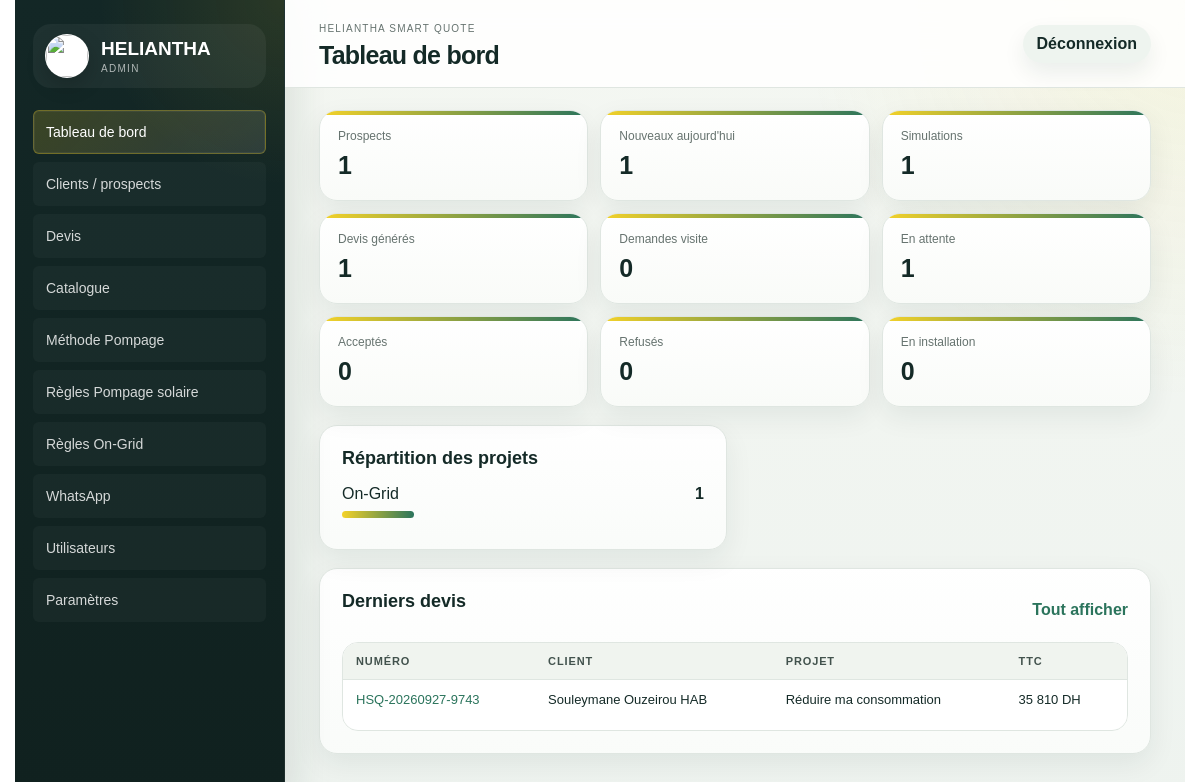
Page /admin/ (signed in) on the committed database.
### tables this page shows
CREATE TABLE quote_requests (
    id INTEGER PRIMARY KEY AUTOINCREMENT,
    quote_number TEXT NOT NULL UNIQUE,
    project TEXT NOT NULL,
    customer_name TEXT,
    phone TEXT,
    email TEXT,
    location TEXT,
    request_json TEXT NOT NULL,
    result_json TEXT NOT NULL,
    status TEXT NOT NULL DEFAULT 'Nouveau',
    created_at TEXT NOT NULL DEFAULT CURRENT_TIMESTAMP
, company TEXT, city TEXT, solution_name TEXT, amount_ht REAL, amount_ttc REAL, confidence INTEGER, reliability_json TEXT, calculation_detail_json TEXT, financial_breakdown_json TEXT, selected_equipment_json TEXT, calculator_versions_json TEXT, technical_parameters_json TEXT, quote_snapshot_json TEXT, technical_reference_json TEXT, bom_json TEXT, technical_configuration_json TEXT, compatibility_json TEXT, product_selections_json TEXT, selected_offer_level TEXT, updated_at TEXT);

### app/routes.py (the view)
@bp.get("/admin/")
def admin_dashboard():
    return render_template(
        "admin/dashboard.html",
        stats=dashboard_stats(),
        project_labels=PROJECT_LABELS,
        statuses=QUOTE_STATUSES,
    )

### app/db.py (called while the page is built)
def get_db():
    if "db" not in g:
        g.db = sqlite3.connect(current_app.config["DATABASE"])
        g.db.row_factory = sqlite3.Row
    return g.db

def ensure_schema(db=None):
    db = db or get_db()
    db.executescript(SCHEMA)
    _migrate_quote_requests(db)
    _migrate_products(db)
    _migrate_pump_curve_points(db)
    _migrate_calculation_parameters(db)
    _migrate_pumping_solar_rules(db)
    _migrate_public_tracking(db)
    _migrate_users(db)
    _seed_defaults(db)
    db.commit()

def _migrate_quote_requests(db):
    existing = {row["name"] for row in db.execute("PRAGMA table_info(quote_requests)").fetchall()}
    for column, column_type in QUOTE_COLUMNS.items():
        if column not in existing:
            db.execute(f"ALTER TABLE quote_requests ADD COLUMN {column} {column_type}")

def _migrate_products(db):
    existing = {row["name"] for row in db.execute("PRAGMA table_info(products)").fetchall()}
    for column, column_type in PRODUCT_COLUMNS.items():
        if column not in existing:
            db.execute(f"ALTER TABLE products ADD COLUMN {column} {column_type}")
    db.execute(
        """CREATE INDEX IF NOT EXISTS idx_products_catalog_lookup
        ON products(active, category, brand, stock, priority)"""
    )

def _migrate_pump_curve_points(db):
    db.execute(
        """CREATE INDEX IF NOT EXISTS idx_pump_curve_points_lookup
        ON pump_curve_points(pump_id, flow_m3_h)"""
    )

def _migrate_calculation_parameters(db):
    existing = {row["name"] for row in db.execute("PRAGMA table_info(calculation_parameters)").fetchall()}
    for column, column_type in CALCULATION_PARAMETER_COLUMNS.items():
        if column not in existing:
            db.execute(f"ALTER TABLE calculation_parameters ADD COLUMN {column} {column_type}")

def _migrate_pumping_solar_rules(db):
    existing = {row["name"] for row in db.execute("PRAGMA table_info(pumping_solar_rules)").fetchall()}
    for column, column_type in PUMPING_SOLAR_RULE_COLUMNS.items():
        if column not in existing:
            db.execute(f"ALTER TABLE pumping_solar_rules ADD COLUMN {column} {column_type}")
    db.execute(
        """CREATE INDEX IF NOT EXISTS idx_pumping_solar_rules_lookup
        ON pumping_solar_rules(active, rule_type, pump_cv, panel_power_w, drive_power_kw, phase, sort_order)"""
    )

def dumps(value):
    return json.dumps(value, ensure_ascii=False)

### templates/admin/dashboard.html (shortened to what this page needs)
{% extends "admin/base.html" %}
{% block page_title %}Tableau de bord{% endblock %}
{% block content %}
<section class="stat-grid">
  <article><small>Prospects</small><b>{{ stats.total_prospects }}</b></article>
  <article><small>Nouveaux aujourd'hui</small><b>{{ stats.new_today }}</b></article>
  <article><small>Simulations</small><b>{{ stats.simulations }}</b></article>
  <article><small>Devis générés</small><b>{{ stats.quotes_generated }}</b></article>
  <article><small>Demandes visite</small><b>{{ stats.visit_requests }}</b></article>
  <article><small>En attente</small><b>{{ stats.pending_quotes }}</b></article>
  <article><small>Acceptés</small><b>{{ stats.accepted_quotes }}</b></article>
  <article><small>Refusés</small><b>{{ stats.refused_quotes }}</b></article>
  <article><small>En installation</small><b>{{ stats.installing_projects }}</b></article>
</section>
<section class="admin-grid two">
  <article class="panel">
    <h2>Répartition des projets</h2>
    <div class="bars">
      {% for item in stats.project_breakdown %}
      <div><span>{{ item.label }}</span><b>{{ item.count }}</b><i style="width: {{ item.count * 20 if item.count < 5 else 100 }}%"></i></div>
      {% else %}<p class="muted">Aucune simulation pour le moment.</p>{% endfor %}
    </div>
  </article>
</section>
<section class="panel">
  <div class="panel-head"><h2>Derniers devis</h2><a class="text-button" href="{{ url_for('main.admin_quotes') }}">Tout afficher</a></div>
  <div class="table-wrap">
    <table>
      <thead><tr><th>Numéro</th><th>Client</th><th>Projet</th><th>TTC</th><th>Statut</th></tr></thead>
      <tbody>
        {% for q in stats.latest_quotes %}
        <tr>
          <td><a href="{{ url_for('main.admin_quote_detail', quote_id=q.id) }}">{{ q.quote_number }}</a></td>
          <td>{{ q.customer_name or "-" }}</td>
          <td>{{ project_labels.get(q.project, q.project) }}</td>
          <td>{{ "{:,.0f}".format(q.amount_ttc or 0).replace(",", " ") }} DH</td>
          <td><span class="status">{{ q.status }}</span></td>
        </tr>
        {% else %}<tr><td colspan="5">Aucun devis enregistré.</td></tr>{% endfor %}
      </tbody>
    </table>
  </div>
</section>
{% endblock %}

### static/css/admin.css (style rules this page uses)
:root { --ink:#142a27;--muted:#66736f;--line:#dfe6e1;--paper:#f6f7f1;--white:#fff;--yellow:#f4d229;--green:#164b3d;--green2:#2b745c;--blue:#e3f0f5;--danger:#b42318;--warn:#9a6700;--shadow:0 18px 50px rgba(17,45,38,.12) }
html { scroll-behavior:smooth;overscroll-behavior-y:none;scrollbar-gutter:stable both-edges }
* { box-sizing:border-box }
body { margin:0;color:var(--ink);font-family:Arial,Helvetica,sans-serif;background:var(--paper);overflow-x:clip;min-width:320px }
a { color:var(--green2);text-decoration:none }
main,section,article,aside,header,footer,nav,form { min-width:0 }
.admin-app { display:grid;grid-template-columns:270px 1fr;min-height:100vh }
.stat-grid { display:grid;grid-template-columns:repeat(3,minmax(0,1fr));gap:12px;margin-bottom:18px }
.stat-grid article,.panel { background:white;border:1px solid var(--line);border-radius:8px;box-shadow:0 4px 14px rgba(17,45,38,.04) }
.stat-grid article { padding:18px }
.stat-grid small { display:block;color:var(--muted);font-size:12px }
.stat-grid b { display:block;margin-top:8px;font-size:25px }
.panel { padding:20px;margin-bottom:18px }
.panel h2 { font-size:18px;margin:0 0 16px }
.panel-head { display:flex;align-items:center;justify-content:space-between;gap:15px }
.admin-grid { display:grid;gap:18px }
.admin-grid.two { grid-template-columns:1fr 1fr }
.table-wrap { overflow:auto;border:1px solid var(--line);border-radius:7px;-webkit-overflow-scrolling:touch;overscroll-behavior:contain }
table { width:100%;border-collapse:collapse;min-width:820px;background:white }
th,td { padding:12px 13px;border-bottom:1px solid var(--line);text-align:left;vertical-align:top;font-size:13px;overflow-wrap:anywhere;word-break:break-word }
th { background:#f0f4ef;color:#42524d;font-size:11px;text-transform:uppercase;letter-spacing:.08em }
tr:last-child td { border-bottom:0 }
.admin-button,.ghost-button,.text-button { border:0;border-radius:6px;cursor:pointer;font-weight:700 }
.text-button { background:transparent;color:var(--green2) }
.bars { display:grid;gap:12px }
.bars div { display:grid;grid-template-columns:1fr auto;gap:8px;position:relative;padding-bottom:9px }
.bars i { grid-column:1/-1;display:block;height:7px;border-radius:999px;background:linear-gradient(90deg,var(--yellow),var(--green2));max-width:100% }
body { background: radial-gradient(circle at top right, rgba(244,210,41,.10), transparent 28%), linear-gradient(180deg, #f4f7f2 0%, #eef3ef 100%); }
.admin-button, .ghost-button, .text-button { border-radius: 999px; }
.text-button { font-weight: 800; }
.stat-grid article, .panel, .parameter-card, .config-section-card, .selection-card, .compatibility-card, .offer-grid article, .login-card, .pdf-sheet { border-radius: 18px; box-shadow: 0 10px 28px rgba(17,45,38,.07); }
.stat-grid article { position: relative; overflow: hidden; padding: 18px 18px 20px; background: linear-gradient(180deg, #fff 0%, #f9fbf8 100%); }
.stat-grid article::before { content:""; position:absolute; inset:0 0 auto 0; height:4px; background: linear-gradient(90deg, var(--yellow), var(--green2)); }
.panel { padding: 22px; background: linear-gradient(180deg, rgba(255,255,255,.98) 0%, rgba(250,252,250,.96) 100%); }
.panel-head { margin-bottom: 14px; }
.table-wrap { border-radius: 16px; box-shadow: inset 0 0 0 1px rgba(223,230,225,.65); }
table { min-width: 900px; }
th { position: sticky; top: 0; z-index: 1; }
.admin-grid.two { gap: 16px; }

### rows in the picture
quote_requests: quote_number "HSQ-20260927-9743", customer_name "Souleymane Ouzeirou HAB", get "Réduire ma consommation", amount_ttc "35 810"

### other values in the picture
{{ stats.total_prospects }} "1"
{{ stats.new_today }} "1"
{{ stats.simulations }} "1"
{{ stats.quotes_generated }} "1"
{{ stats.visit_requests }} "0"
{{ stats.pending_quotes }} "1"
{{ stats.accepted_quotes }} "0"
{{ stats.refused_quotes }} "0"
{{ stats.installing_projects }} "0"
{{ item.label }} "On-Grid"
{{ item.count }} "1"
